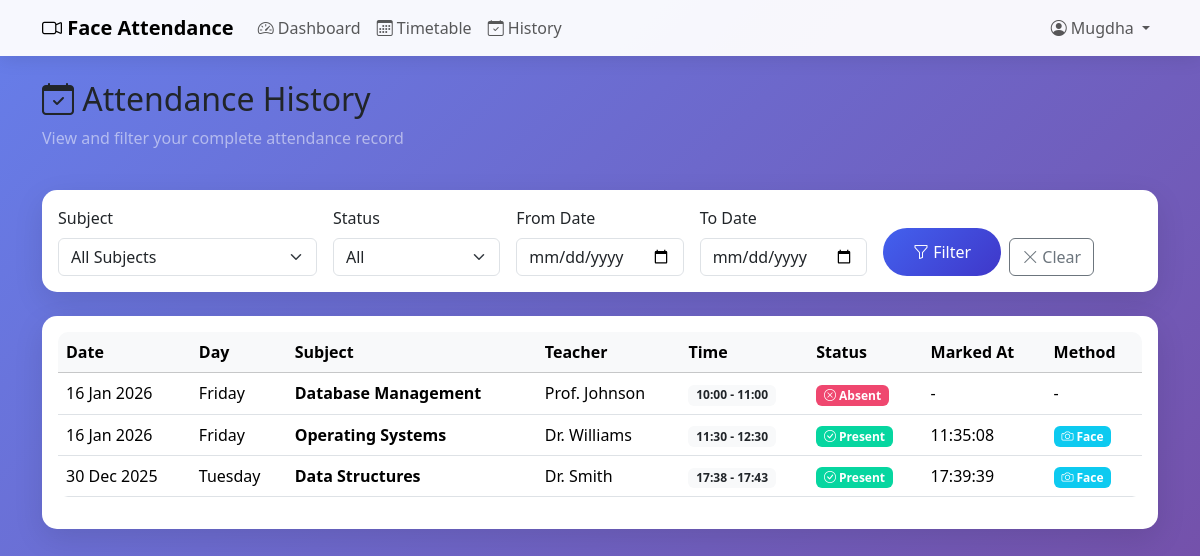
The app's page /attendance/history/ (signed in), older data.
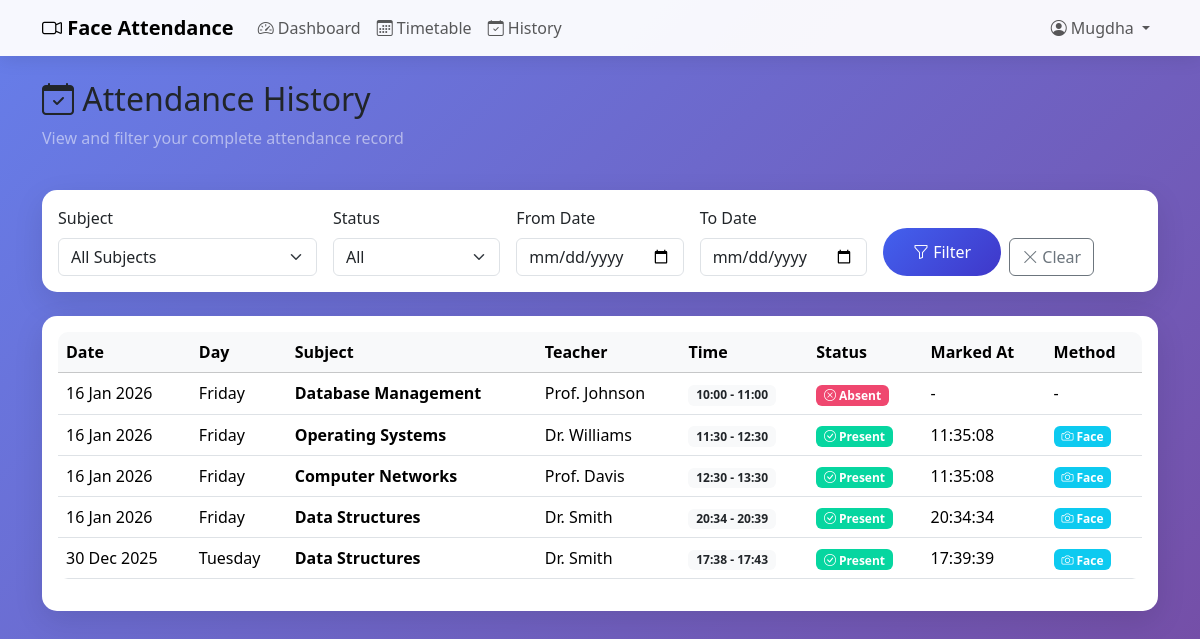
The same page, newer data.
### core/models.py (models this page shows, shortened)
class Attendance(models.Model):
    STATUS_CHOICES = [
        ('present', 'Present'),
        ('absent', 'Absent'),
        ('late', 'Late'),
    ]
    lecture = models.ForeignKey(Lecture, on_delete=models.CASCADE, related_name='attendance_records')
    student = models.ForeignKey(Student, on_delete=models.CASCADE, related_name='attendance_records')
    status = models.CharField(max_length=10, choices=STATUS_CHOICES, default='absent')
    marked_at = models.DateTimeField(null=True, blank=True)
    marked_by_face_recognition = models.BooleanField(default=False)
    class Meta:
        unique_together = ['lecture', 'student']
        ordering = ['student__roll_no']

class Lecture(models.Model):
    STATUS_CHOICES = [
        ('scheduled', 'Scheduled'),
        ('active', 'Active'),  # Attendance can be marked
        ('completed', 'Completed'),
        ('cancelled', 'Cancelled'),
    ]
    timetable = models.ForeignKey(Timetable, on_delete=models.CASCADE, related_name='lectures')
    date = models.DateField(default=timezone.now)
    status = models.CharField(max_length=20, choices=STATUS_CHOICES, default='scheduled')
    started_at = models.DateTimeField(null=True, blank=True)
    ended_at = models.DateTimeField(null=True, blank=True)
    carried_from = models.ForeignKey('self', on_delete=models.SET_NULL, null=True, blank=True,
                                      related_name='carried_to',
                                      help_text="Previous lecture from which attendance was carried forward")
    class Meta:
        ordering = ['-date', '-started_at']
        unique_together = ['timetable', 'date']

class Timetable(models.Model):
    DAYS_OF_WEEK = [
        (0, 'Monday'),
        (1, 'Tuesday'),
        (2, 'Wednesday'),
        (3, 'Thursday'),
        (4, 'Friday'),
        (5, 'Saturday'),
        (6, 'Sunday'),
    ]
    room = models.ForeignKey(Room, on_delete=models.CASCADE, related_name='timetable_entries', null=True, blank=True)
    classroom = models.ForeignKey(Classroom, on_delete=models.CASCADE, related_name='timetable_entries')
    subject = models.ForeignKey(Subject, on_delete=models.CASCADE, related_name='timetable_entries')
    teacher = models.ForeignKey(Teacher, on_delete=models.CASCADE, related_name='timetable_entries')
    day_of_week = models.IntegerField(choices=DAYS_OF_WEEK)
    start_time = models.TimeField()
    end_time = models.TimeField()
    is_recurring = models.BooleanField(default=True, help_text="False for extra/one-time lectures")
    extra_date = models.DateField(null=True, blank=True, help_text="Specific date for non-recurring lectures")
    class Meta:
        ordering = ['day_of_week', 'start_time']
        unique_together = ['room', 'day_of_week', 'start_time']

class Subject(models.Model):
    name = models.CharField(max_length=100)
    code = models.CharField(max_length=20, unique=True)  # e.g., "CS101"
    class Meta:
        ordering = ['code']

class Teacher(models.Model):
    user = models.OneToOneField(User, on_delete=models.CASCADE, related_name='teacher_profile', null=True, blank=True)
    name = models.CharField(max_length=100)
    email = models.EmailField(blank=True)
    class Meta:
        ordering = ['name']

### core/views.py (the view)
# urls.py: path('attendance/history/', views.attendance_history, name='attendance_history'),
@login_required
def attendance_history(request):
    try:
        student = request.user.student_profile
    except Student.DoesNotExist:
        messages.error(request, "You don't have a student profile.")
        return redirect('login')
    subject_filter = request.GET.get('subject', '')
    status_filter = request.GET.get('status', '')
    date_from = request.GET.get('date_from', '')
    date_to = request.GET.get('date_to', '')
    attendance_records = Attendance.objects.filter(student=student).select_related(
        'lecture', 'lecture__timetable', 'lecture__timetable__subject',
        'lecture__timetable__teacher'
    ).order_by('-lecture__date')
    if subject_filter:
        attendance_records = attendance_records.filter(lecture__timetable__subject_id=subject_filter)
    if status_filter:
        attendance_records = attendance_records.filter(status=status_filter)
    if date_from:
        attendance_records = attendance_records.filter(lecture__date__gte=date_from)
    if date_to:
        attendance_records = attendance_records.filter(lecture__date__lte=date_to)
    subjects = Subject.objects.filter(
        timetable_entries__classroom=student.classroom
    ).distinct()
    context = {
        'student': student,
        'attendance_records': attendance_records,
        'subjects': subjects,
        'selected_subject': subject_filter,
        'selected_status': status_filter,
        'date_from': date_from,
        'date_to': date_to,
    }
    return render(request, 'core/attendance_history.html', context)

### templates/core/attendance_history.html (shortened to what the changed rows need)
{% extends 'base.html' %}
{% block content %}
<div class="row mb-4">
    <div class="col-12">
        <h2><i class="bi bi-calendar-check"></i> Attendance History</h2>
    </div>
</div>
<div class="card">
    <div class="card-body">
        {% if attendance_records %}
        <div class="table-responsive">
            <table class="table table-hover">
                <thead class="table-light">
                    <tr>
                        <th>Date</th>
                        <th>Day</th>
                        <th>Subject</th>
                        <th>Teacher</th>
                        <th>Time</th>
                        <th>Status</th>
                        <th>Marked At</th>
                        <th>Method</th>
                    </tr>
                </thead>
                <tbody>
                    {% for record in attendance_records %}
                    <tr>
                        <td>{{ record.lecture.date|date:"d M Y" }}</td>
                        <td>{{ record.lecture.date|date:"l" }}</td>
                        <td><strong>{{ record.lecture.timetable.subject.name }}</strong></td>
                        <td>{{ record.lecture.timetable.teacher.name }}</td>
                        <td>
                            <span class="badge bg-light text-dark">
                                {{ record.lecture.timetable.start_time|time:"H:i" }} - {{ record.lecture.timetable.end_time|time:"H:i" }}
                            </span>
                        </td>
                        <td>
                            <span class="badge badge-{{ record.status }}">
                                {% if record.status == 'present' %}
                                <i class="bi bi-check-circle"></i>
                                {% elif record.status == 'absent' %}
                                <i class="bi bi-x-circle"></i>
                                {% else %}
                                <i class="bi bi-clock"></i>
                                {% endif %}
                                {{ record.status|title }}
                            </span>
                        </td>
                        <td>
                            {% if record.marked_at %}
                            {{ record.marked_at|time:"H:i:s" }}
                            {% else %}
                            -
                            {% endif %}
                        </td>
                        <td>
                            {% if record.marked_by_face_recognition %}
                            <span class="badge bg-info">
                                <i class="bi bi-camera"></i> Face
                            </span>
                            {% elif record.status == 'present' %}
                            <span class="badge bg-secondary">
                                <i class="bi bi-pencil"></i> Manual
                            </span>
                            {% else %}
                            -
                            {% endif %}
                        </td>
                    </tr>
                    {% endfor %}
                </tbody>
            </table>
        </div>
        {% endif %}
    </div>
</div>
{% endblock %}

Row changes from the older to the newer data that the page shows:
added Attendance: lecture "16 Jan 2026", lecture "Friday", lecture.timetable.subject.name "Computer Networks", lecture.timetable.teacher.name "Prof. Davis", lecture.timetable.start_time "12:30", lecture.timetable.end_time "13:30", status "Present", marked_at "11:35:08", marked_by_face_recognition True (drawn)
added Attendance: lecture "16 Jan 2026", lecture "Friday", lecture.timetable.subject.name "Data Structures", lecture.timetable.teacher.name "Dr. Smith", lecture.timetable.start_time "20:34", lecture.timetable.end_time "20:39", status "Present", marked_at "20:34:34", marked_by_face_recognition True (drawn)
